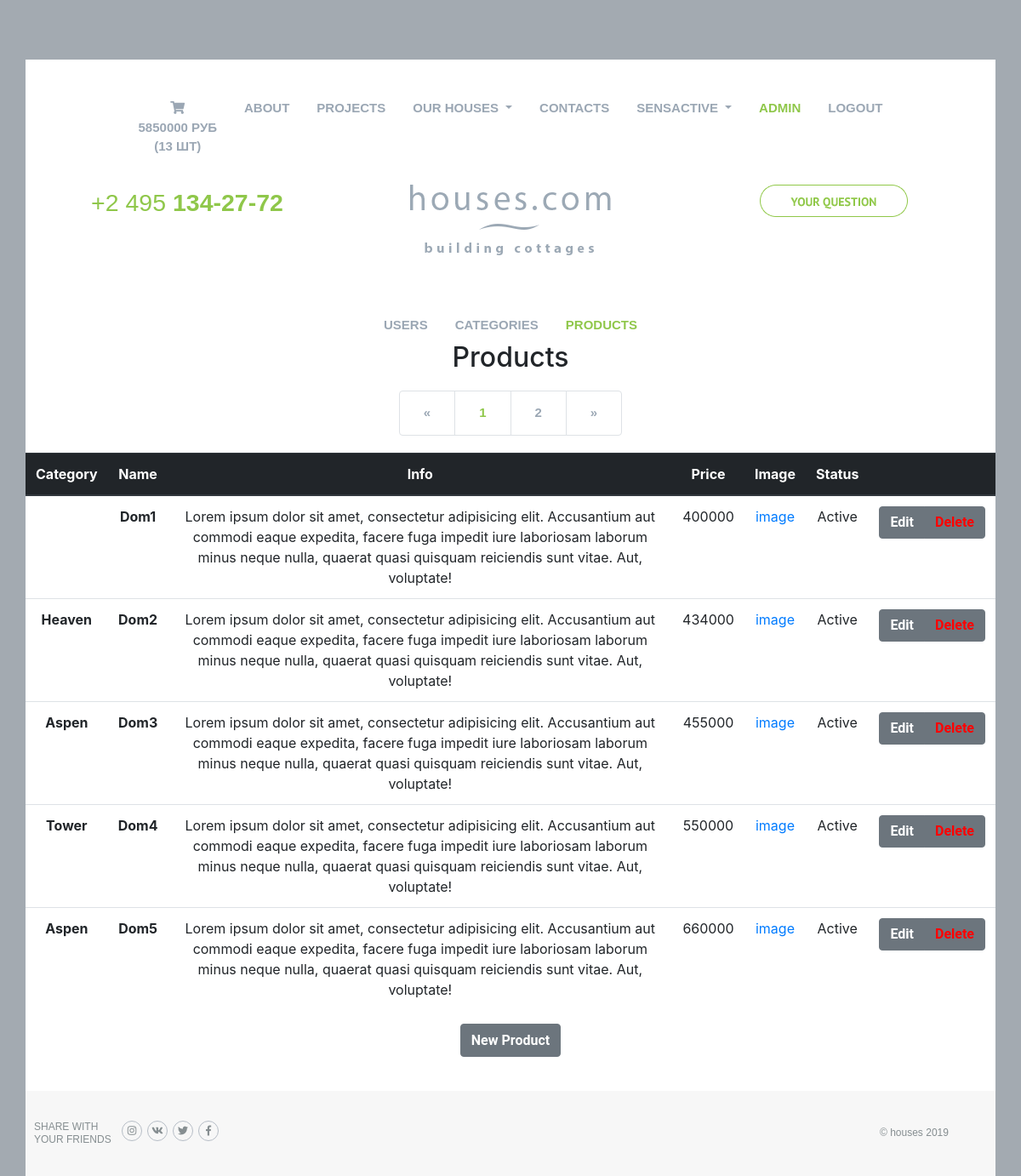
Page /selfadmin/products/read/ (signed in) on the earlier database version.
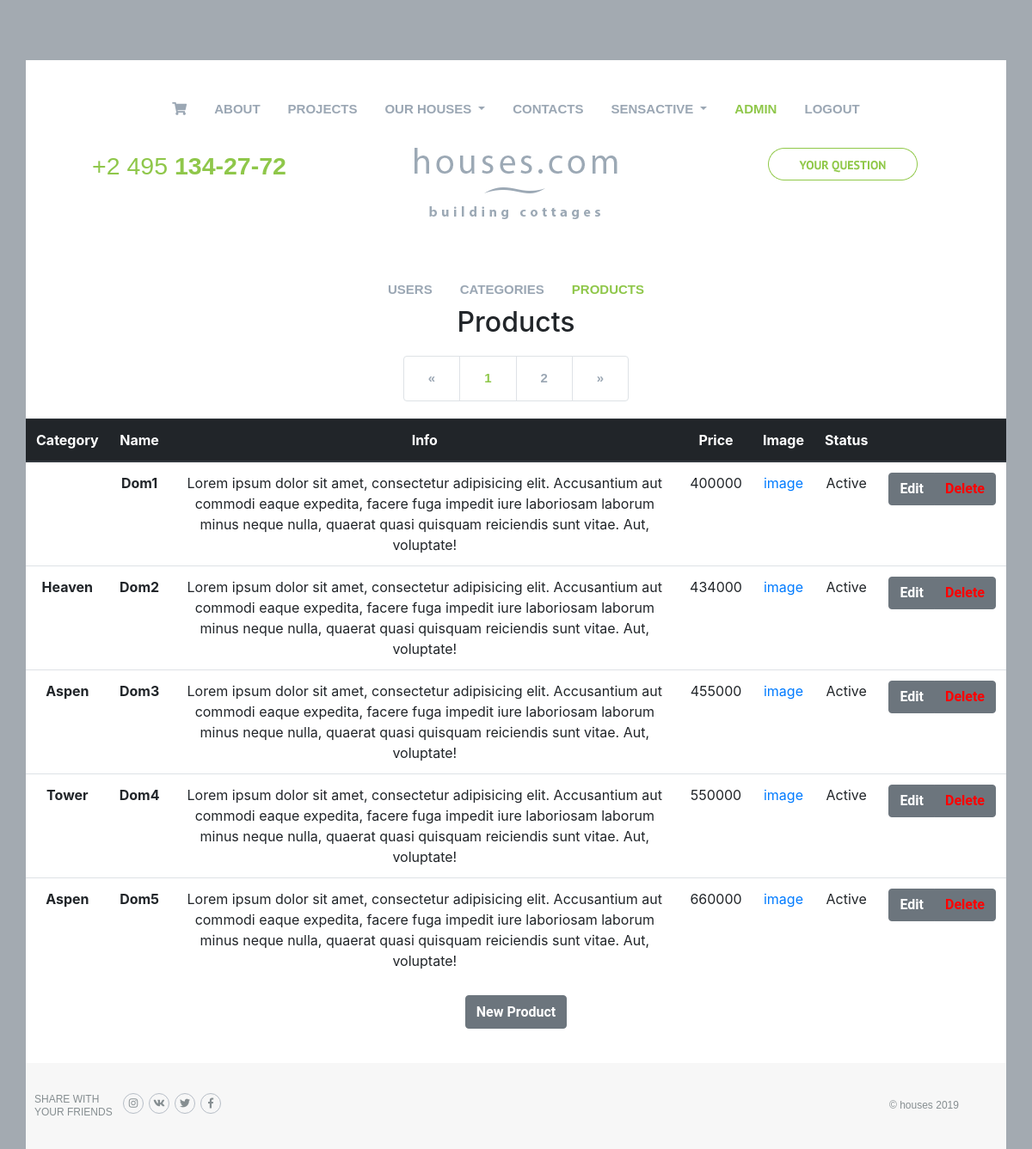
Same page on the later database version.
### basketapp/models.py (models this page shows)
class Basket(models.Model):
    user = models.ForeignKey(settings.AUTH_USER_MODEL, on_delete=models.CASCADE, related_name='basket')
    product = models.ForeignKey(Product, on_delete=models.CASCADE)
    quantity = models.PositiveIntegerField(verbose_name='количество', default=0)
    add_datetime = models.DateTimeField(verbose_name='время', auto_now_add=True)
    @property
    def product_cost(self):
        return self.product.price * self.quantity
    @property
    def total_quantity(self):
        _items = Basket.objects.filter(user=self.user, product__is_active=True)
        _totalquantity = sum(list(map(lambda x: x.quantity, _items)))
        return _totalquantity
    @property
    def total_cost(self):
        _items = Basket.objects.filter(user=self.user, product__is_active=True)
        _totalcost = sum(list(map(lambda x: x.product_cost, _items)))
        return _totalcost

### authapp/models.py (models this page shows, shortened)
class ShopUser(AbstractUser):
    avatar = models.ImageField(upload_to='user_avatars/%Y/%m/%d', blank=True)
    age = models.PositiveIntegerField(verbose_name='Возраст', null=True, blank=True, default=18)
    activation_key = models.CharField(max_length=128, blank=True)
    activation_key_expires = models.DateTimeField(default=(now() + timedelta(hours=48)))

### mainapp/models.py (models this page shows, shortened)
class Product(models.Model):
    name = models.CharField(max_length=32, unique=True, verbose_name='Название продукта')
    info = models.TextField(verbose_name='Описание продукта')
    price = models.PositiveIntegerField(verbose_name='Цена')
    img = models.ImageField(upload_to='products/%Y/%m/%d', verbose_name='Картинка продукта')
    category = models.ForeignKey(Category, on_delete=models.SET_NULL, null=True, blank=True, verbose_name='Проект')
    is_active = models.BooleanField(verbose_name='активен', default=True)

### adminapp/views.py (the view)
# urls.py: path('products/read/', adminapp.ProductListView.as_view(), name='products'),
class ProductListView(ListView):
    model = Product
    template_name = 'adminapp/products.html'
    paginate_by = 5
    @method_decorator(user_passes_test(lambda u: u.is_superuser))
    def dispatch(self, *args, **kwargs):
        return super().dispatch(*args, **kwargs)
    def get_context_data(self, **kwargs):
        context = super().get_context_data(**kwargs)
        return context

### mainapp/context_processors.py (called while the page is built)
def basket(request):
    basket = []
    if request.user.is_authenticated:
        basket = Basket.objects.filter(user=request.user)
    return {
        'basket': basket
    }

def get_categories(request):
    categories = Category.objects.all().exclude(is_active=False)
    return {
        'categories': categories
    }

### adminapp/templates/adminapp/products.html (shortened to what this page needs)
{% extends 'mainapp/base.html' %}
{% load static %}
{% block content %}
    {% include 'adminapp/include/inc_admin_menu.html' %}
    <h2 class="text-center">Products</h2>
    {% include 'adminapp/include/inc_pages.html' %}
    <table class="table">
        <thead class="thead-dark">
        <tr class="text-center">
            <th scope="col">Category</th>
            <th scope="col">Name</th>
            <th class="d-none d-lg-table-cell" scope="col">Info</th>
            <th class="d-none d-lg-table-cell" scope="col">Price</th>
            <th class="d-none d-lg-table-cell" scope="col">Image</th>
            <th scope="col">Status</th>
            <th scope="col"></th>
        </tr>
        </thead>
        <tbody>
        {% for object in object_list %}
            <tr class="text-center">
                <th scope="row">{{ object.category.name }}</th>
                <th scope="row">{{ object.name }}</th>
                <td class="d-none d-lg-table-cell">
                    {{ object.info }}
                </td>
                <td class="d-none d-lg-table-cell">{{ object.price }}</td>
                <td class="d-none d-lg-table-cell">
                    {% if object.img %}
                        <a href="/media/{{ object.img }}" target="_blank">image</a>
                    {% else %}
                        No image
                    {% endif %}
                </td>
                <td>
                    {% if object.is_active == True %}
                        Active
                    {% else %}
                        No active
                    {% endif %}
                </td>
                <td>
                    <div class="btn-group" role="group" aria-label="Basic example">
                        <button type="button" class="btn btn-secondary editBtn">
                            <a class="user d-none d-lg-block" href={% url 'adminapp:product_update' pk=object.pk %}>
                                Edit
                        </button>
                        {% if object.is_active %}
                            <button type="button" class="btn btn-secondary removeBtn">
                                <a class="user d-none d-lg-block" href={% url 'adminapp:product_delete' pk=object.pk %}>
                                    Delete
                            </button>
                        {% endif %}
                    </div>
                </td>
            </tr>
        {% endfor %}
        </tbody>
    </table>
    <div class="text-center">
        <button type="button" class="btn btn-secondary">
            <a class="user" href={% url 'adminapp:product_create' %}>
                New Product
        </button>
    </div>
{% endblock %}

### mainapp/templates/mainapp/include/inc_menu.html (shortened to what this page needs)
<ul class="nav justify-content-center d-none d-lg-flex">
    <li class="nav-item">
        <a class="nav-link text-center" href={% url 'basketapp:view' %}>
            <i class="fas fa-shopping-cart"></i><br>
            {% if basket %}
                <span>
                    {{ basket.0.total_cost|floatformat:0 }} руб <br>
                    ({{ basket.0.total_quantity }} шт)
                </span>
            {% endif %}
    </li>
    <li class="nav-item">
        <a class={% if request.resolver_match.url_name == 'main' %} 'nav-link nav-link_active'
        {% else %} nav-link
        {% endif %}
           href={% url 'mainapp:main' %}>About</a>
    </li>
    <li class="nav-item">
        <a class={% if request.resolver_match.url_name == 'projects' %} 'nav-link nav-link_active'
        {% else %} nav-link
        {% endif %}
           href={% url 'mainapp:projects' %}>Projects
    </li>
    <li class="nav-item dropdown">
        <a class="nav-link dropdown-toggle" href="#" id="navbarDropdown" role="button" data-toggle="dropdown" aria-haspopup="true" aria-expanded="false">
            Our houses
        </a>
    </li>
    <li class="nav-item">
        <a class={% if request.resolver_match.url_name == 'contacts' %} 'nav-link nav-link_active'
        {% else %} nav-link
        {% endif %}
           href={% url 'mainapp:contacts' %}>Contacts</a>
    </li>
    {% if user.is_authenticated %}
        <li class="nav-item">
            <div class="dropdown">
                <a class="dropdown-toggle nav-link" href="" data-toggle="dropdown">
                    {{ user.username|default:'User' }}
                </a>
            </div>
        </li>
    {% endif %}
    {% if user.is_superuser %}
        <li class="nav-item">
            <a class={% if request.resolver_match.app_name == 'adminapp' %} 'nav-link nav-link_active'
            {% else %} nav-link
            {% endif %} href="{% url 'adminapp:users' %}">admin</a>
        </li>
    {% endif %}
    <li class="nav-item">
        {% if user.is_authenticated %}
            <a class="nav-link" href="{% url 'auth:logout' %}">logout</a>
        {% else %}
            <a class="nav-link" href="{% url 'auth:login' %}">login</a>
        {% endif %}
    </li>
</ul>

Differences in the rows shown:
removed Basket: user+product+quantity "5850000", user+quantity "13"
Other differences:
text no longer shown: "РУБ ( ШТ)"
